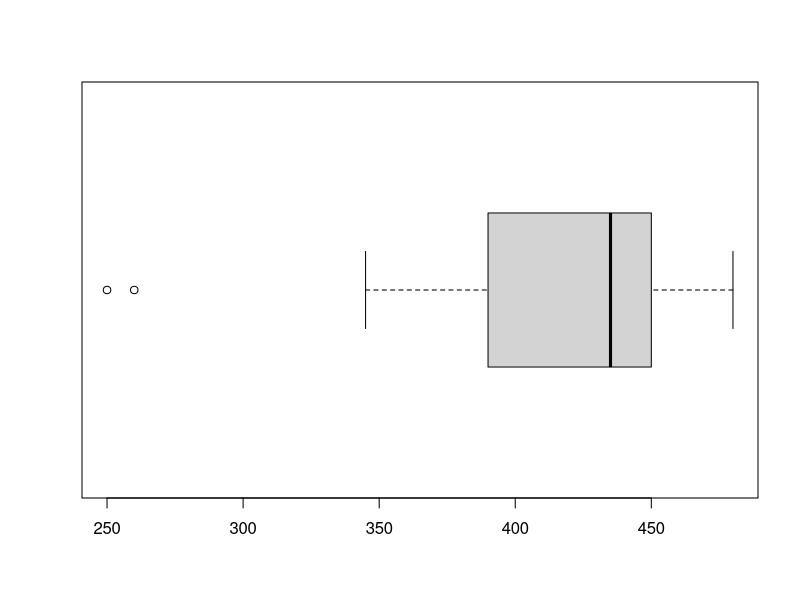
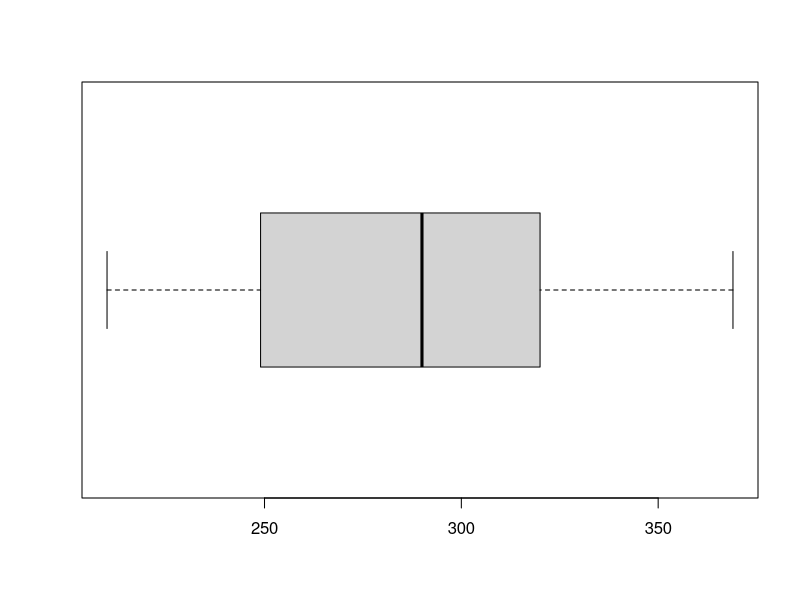
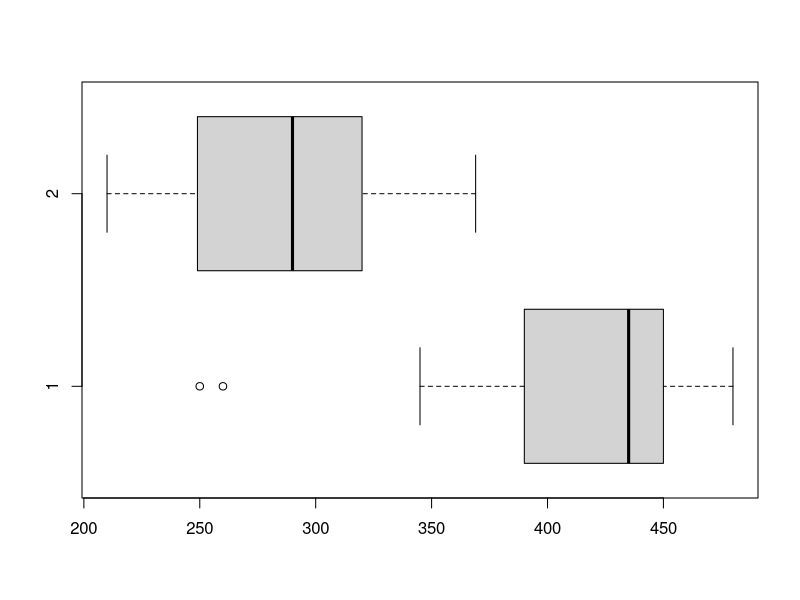

Write the R code that produced these figures, in order. (Note: this script raises an error after producing the figures.)
# Homework 2
# Vuong, Dai (Paul)

# The data sets
# Reaction times (in ms) of players 
osu_data <- c(450, 420, 469, 360, 450, 390, 250, 415, 410, 480, 444, 461, 260, 440, 345, 435, 449)
iidx_data <- c(350, 369, 275, 215, 249, 210, 360, 320, 215, 233, 280, 274, 290, 310, 320, 290, 304)


# Part a

# variance and standard of osu
var_osu <- var(osu_data); var_osu
sd_osu <- sd(osu_data); sd_osu
# box plot of osu
box_osu <- boxplot(osu_data, horizontal = T)
box_osu
# the data is negative skewed (or skewed left) because the distance between fu and median is smaller than the distance between fl and median. Also the whisker in the right is smaller than in the left.

# spread fourth of osu
box_osu$stats
summary(osu_data)
fs_osu <- 450.0 - 390.0; fs_osu
# The spread of fourths of osu is 60 ms


# Part b

# variance and standard of iidx
var_iidx <- var(iidx_data); var_iidx
sd_iidx <- sd(iidx_data); sd_iidx
# box plot if iidx
box_iidx <- boxplot(iidx_data, horizontal = T)
box_iidx
# This data is fairly symmetric because the distance between fu and median is a little smaller than the distance between fl and median. And, the whisker in the right is a little larger than in the left.

# spread fourth of iidx
box_iidx$stats
summary((iidx_data))
fs_iidx <- 320.0 - 249.0; fs_iidx
# The spread of fourths of iidx is 71 ms.


# Part c

# which data set do you think is more spread?
#   standard deviations of osu is larger than the standard deviation of iidx, so the data of iidx is more spread than osu

# Side-by-side box plot
boxplot(osu_data, iidx_data, horizontal = T)
# I think side-by-side box plots agree with my answer about the data of iidx is more spread

# Calculate the CV 
cv_osu <- sd_osu/mean(osu_data); cv_osu
cv_iidx <- sd_iidx/mean(iidx_data); cv_iidx
# ????, the result show me me that CV of iidx is larger than the CV of osu. According to what I googled, "The higher the coefficient of variation, the greater the level of dispersion around the mean"


# Part d

# osu_data without outliers
osu_data_noOutlier <- c(450, 420, 469, 360, 450, 390, 415, 410, 480, 444, 461, 440, 345, 435, 449)
sort(osu_data_noOutlier)
sd_osu_noOurlier <- sd(osu_data_noOutlier); sd_osu_noOurlier
var_osu_noOutlier <- var(osu_data_noOutlier); var_osu_noOutlier
cv_osu_noOutlier <- sd_osu_noOurlier/mean(osu_data_noOutlier); cs_osu_noOutlier
# all three var, sd and CV of the new data set after removed the outliers are smaller than the other two. So I would say it is less spread than other two datasets.

# box plot of osu_data, osu_data_noOutlier, and iidx_data
boxplot(osu_data, osu_data_noOutlier, iidx_data, horizontal = T)
# The new data is negative skewed
# Even we removed the outliers but there were another outliers in the new data set. When we remove the outliers, the median is changed, so the fu and fl are also changed. Therefore, it still has other outlier in the new data set.



